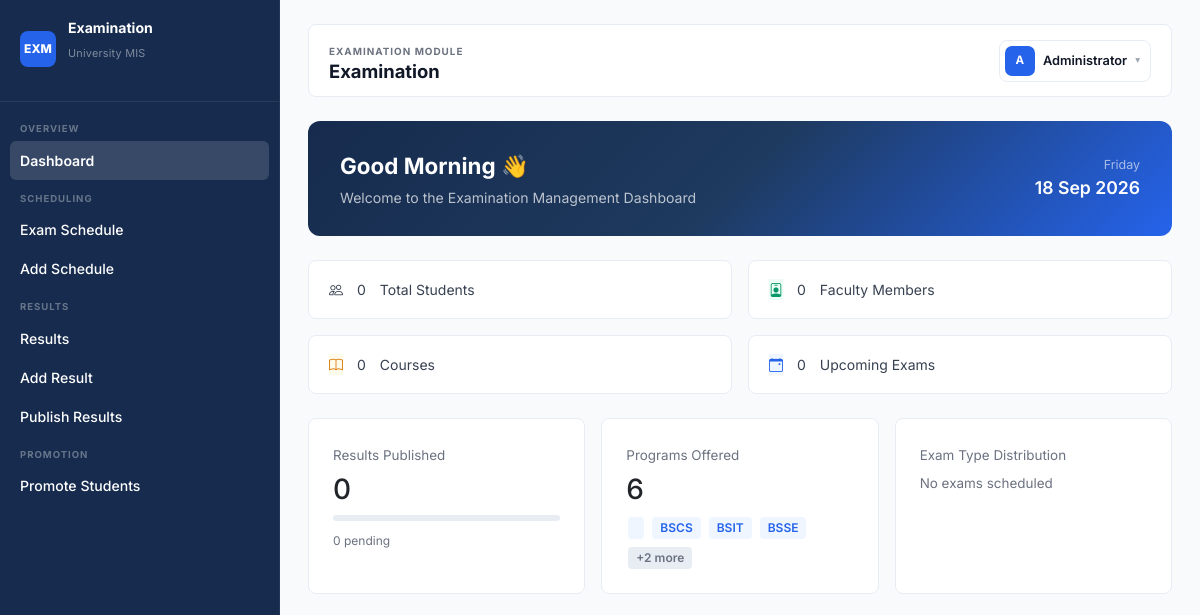
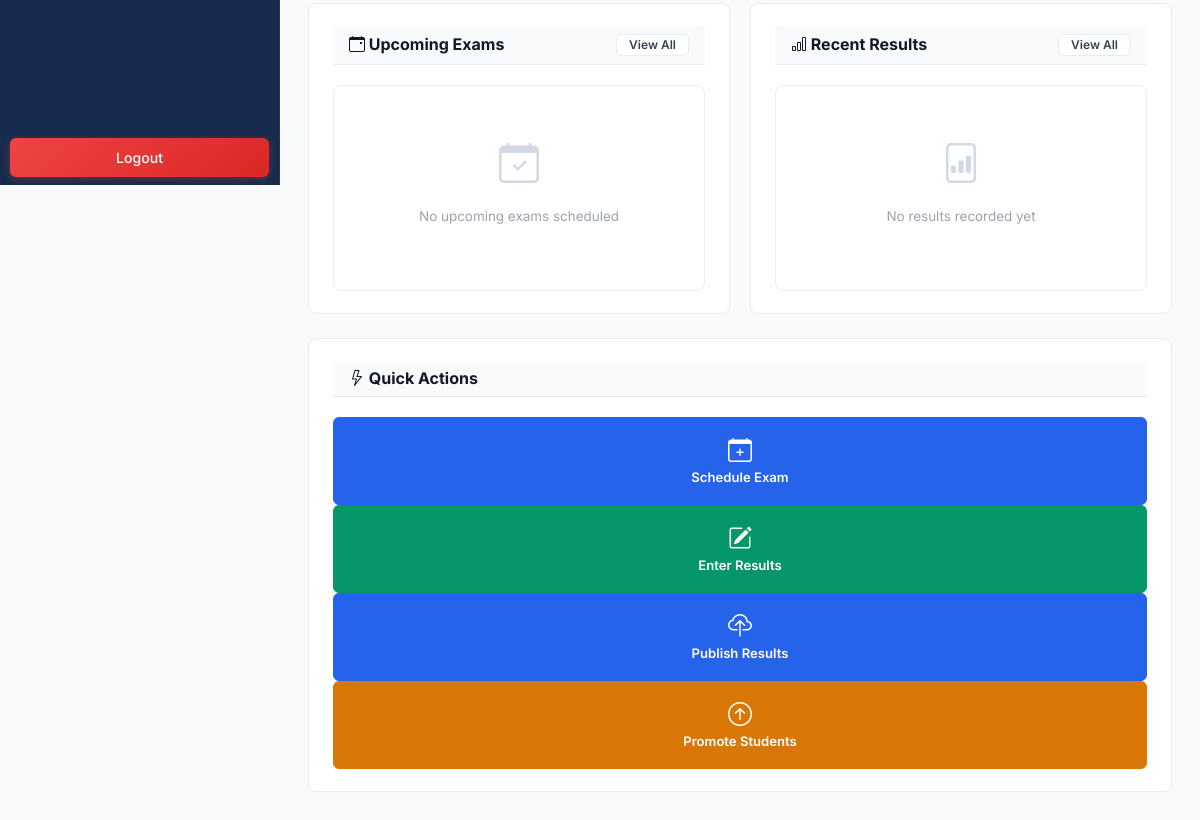
The page /examination/dashboard.php (signed in) on the database as committed earlier (2 pictures, top to bottom).
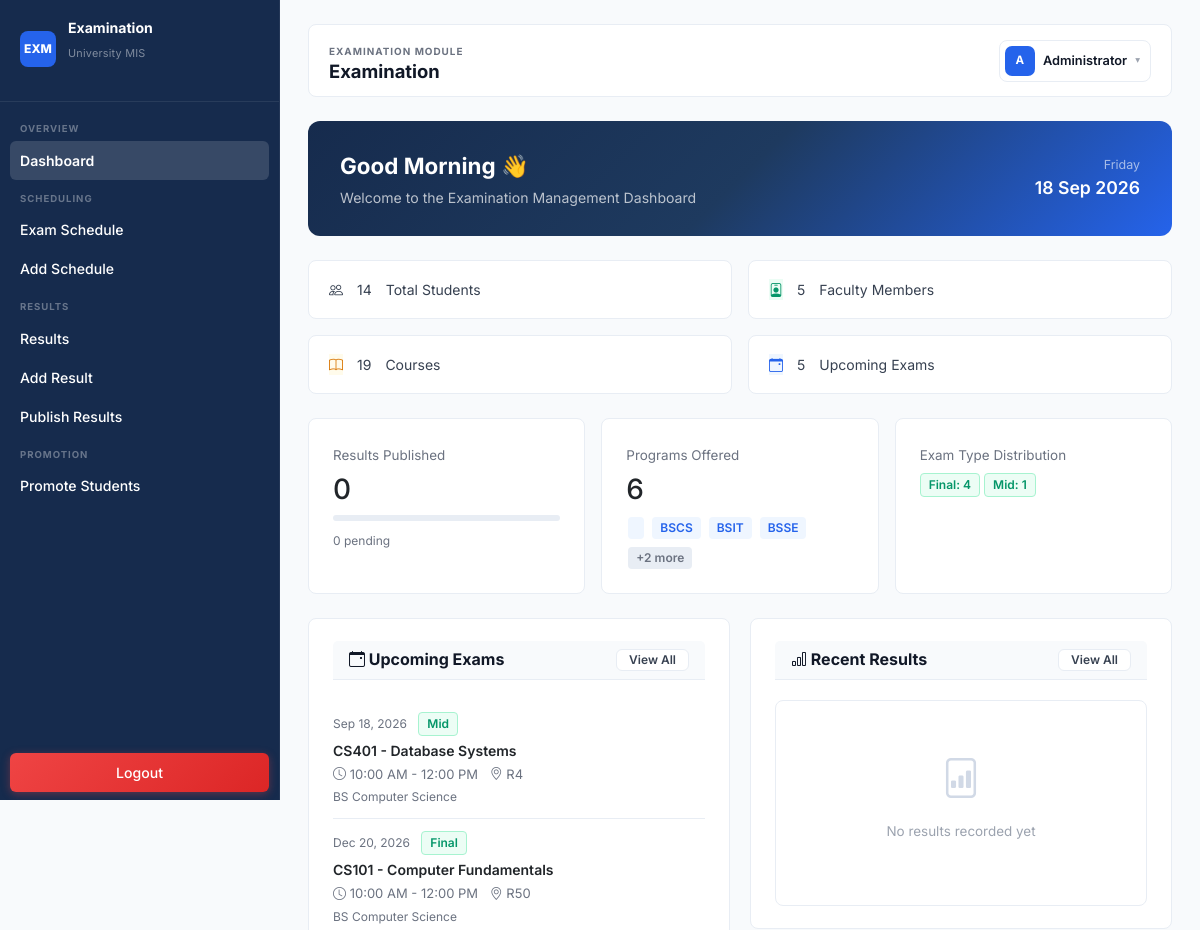
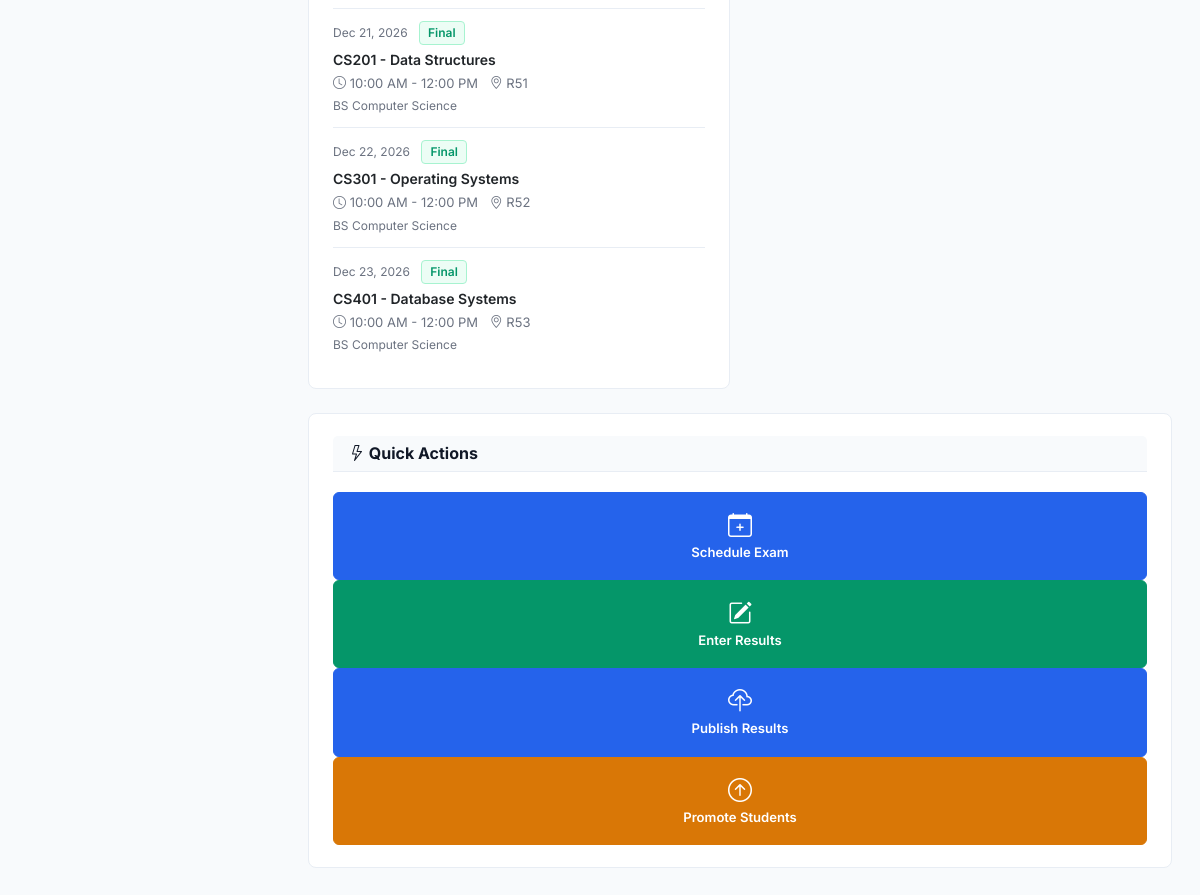
The same page on the database as committed later (2 pictures, top to bottom).
### tables this page shows
CREATE TABLE `exam_schedules` (
  `exam_id` int(11) NOT NULL,
  `course_id` int(11) NOT NULL,
  `exam_type` varchar(30) NOT NULL,
  `date` date NOT NULL,
  `start_time` time NOT NULL,
  `end_time` time NOT NULL,
  `room` varchar(30) NOT NULL,
  `status` enum('Scheduled','Ongoing','Completed','Cancelled') NOT NULL DEFAULT 'Scheduled',
  `created_at` timestamp NOT NULL DEFAULT current_timestamp()
);

CREATE TABLE `courses` (
  `course_id` int(11) NOT NULL,
  `course_code` varchar(20) NOT NULL,
  `course_name` varchar(100) DEFAULT NULL,
  `course_title` varchar(150) NOT NULL,
  `program_id` int(11) DEFAULT NULL,
  `credit_hours` tinyint(4) NOT NULL DEFAULT 3,
  `description` text DEFAULT NULL,
  `department_id` int(11) DEFAULT NULL,
  `semester_id` int(11) NOT NULL,
  `status` enum('Active','Inactive') NOT NULL DEFAULT 'Active',
  `created_at` timestamp NOT NULL DEFAULT current_timestamp(),
  `semester_name` varchar(40) DEFAULT NULL,
  `teacher_id` int(11) DEFAULT NULL
);

CREATE TABLE `programs` (
  `program_id` int(11) NOT NULL,
  `program_name` varchar(100) NOT NULL,
  `program_code` varchar(20) NOT NULL,
  `department_id` int(11) DEFAULT NULL,
  `duration_years` tinyint(4) NOT NULL DEFAULT 4,
  `total_semesters` tinyint(4) NOT NULL DEFAULT 8,
  `status` enum('Active','Inactive') NOT NULL DEFAULT 'Active',
  `created_at` timestamp NOT NULL DEFAULT current_timestamp()
);

### examination/dashboard.php (the view, shortened to what the rows shown need)
<?php
include 'includes/header.php';
$conn = getConnection();
$recent_schedules = $conn->query("
    SELECT es.*, c.course_name, c.course_code, p.program_name
    FROM exam_schedules es
    JOIN courses c ON es.course_id = c.course_id
    JOIN programs p ON c.program_id = p.program_id
    WHERE es.date >= CURDATE()
    ORDER BY es.date ASC
    LIMIT 5
");
?>
<div class="content-area" id="contentArea">
        <div class="grid-2" style="margin-bottom:24px;">
            <div class="card">
                <div class="card-content">
                    <?php if ($recent_schedules && $recent_schedules->num_rows > 0): ?>
                        <?php $schedule_count = 0; ?>
                        <?php while($schedule = $recent_schedules->fetch_assoc()): ?>
                            <?php $schedule_count++; ?>
                            <div style="padding:12px 0;<?php if($schedule_count < $recent_schedules->num_rows) echo 'border-bottom:1px solid var(--border);'; ?>">
                                <div style="display:flex;justify-content:space-between;align-items:center;margin-bottom:4px;">
                                    <span class="muted" style="font-size:12px;">
                                        <?php echo date('M d, Y', strtotime($schedule['date'])); ?>
                                        <span style="display:inline-block;padding:2px 8px;border-radius:4px;font-size:12px;font-weight:600;background:var(--success-bg);color:var(--success);border:1px solid var(--success-border);margin-left:8px;">
                                            <?php echo ucfirst($schedule['exam_type']); ?>
                                        </span>
                                    </span>
                                </div>
                                <div style="font-weight:600;margin-bottom:4px;">
                                    <?php echo $schedule['course_code']; ?> - <?php echo $schedule['course_name']; ?>
                                </div>
                                <div style="font-size:13px;color:var(--text-secondary);">
                                    <i class="bi bi-clock"></i>
                                    <?php echo date('h:i A', strtotime($schedule['start_time'])); ?> -
                                    <?php echo date('h:i A', strtotime($schedule['end_time'])); ?>
                                    <i class="bi bi-geo-alt" style="margin-left:8px;"></i> <?php echo $schedule['room']; ?>
                                </div>
                                <div class="muted" style="font-size:12px;margin-top:4px;"><?php echo $schedule['program_name']; ?></div>
                            </div>
                        <?php endwhile; ?>
                    <?php endif; ?>
                </div>
            </div>
        </div>
    </div>
<?php include 'includes/footer.php'; ?>

Rows that differ between the two databases and show on the page:
added exam_schedules: date "Sep 18, 2026", exam_type "Mid", course.course_code "CS401", course.course_name "Database Systems", start_time "10:00 AM", end_time "12:00 PM", room "R4", programs.program_name "BS Computer Science"
added exam_schedules: date "Dec 20, 2026", exam_type "Final", course.course_code "CS101", course.course_name "Computer Fundamentals", start_time "10:00 AM", end_time "12:00 PM", room "R50", programs.program_name "BS Computer Science"
added exam_schedules: date "Dec 21, 2026", exam_type "Final", course.course_code "CS201", course.course_name "Data Structures", start_time "10:00 AM", end_time "12:00 PM", room "R51", programs.program_name "BS Computer Science"
added exam_schedules: date "Dec 22, 2026", exam_type "Final", course.course_code "CS301", course.course_name "Operating Systems", start_time "10:00 AM", end_time "12:00 PM", room "R52", programs.program_name "BS Computer Science"
added exam_schedules: date "Dec 23, 2026", exam_type "Final", course.course_code "CS401", course.course_name "Database Systems", start_time "10:00 AM", end_time "12:00 PM", room "R53", programs.program_name "BS Computer Science"
Other text that changed with them:
$stats['students']: "0" → "14"
$stats['faculty']: "0" → "5"
$stats['courses']: "0" → "19"
$stats['upcoming_exams']: "0" → "5"
new list line: "Final : 4"
new list line: "Mid : 1"
text no longer shown: "No exams scheduled No upcoming exams scheduled"
